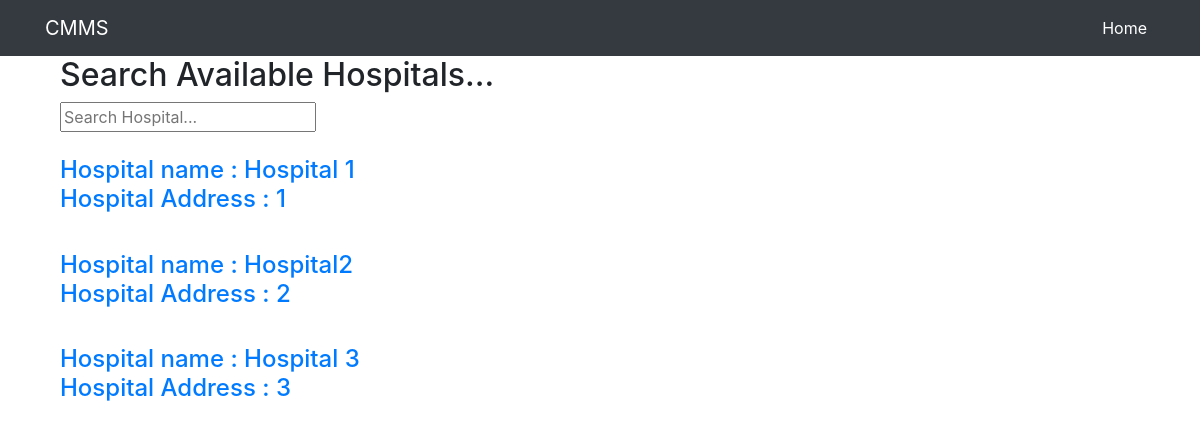
The page /med/search/ (signed in) on the database as committed earlier.
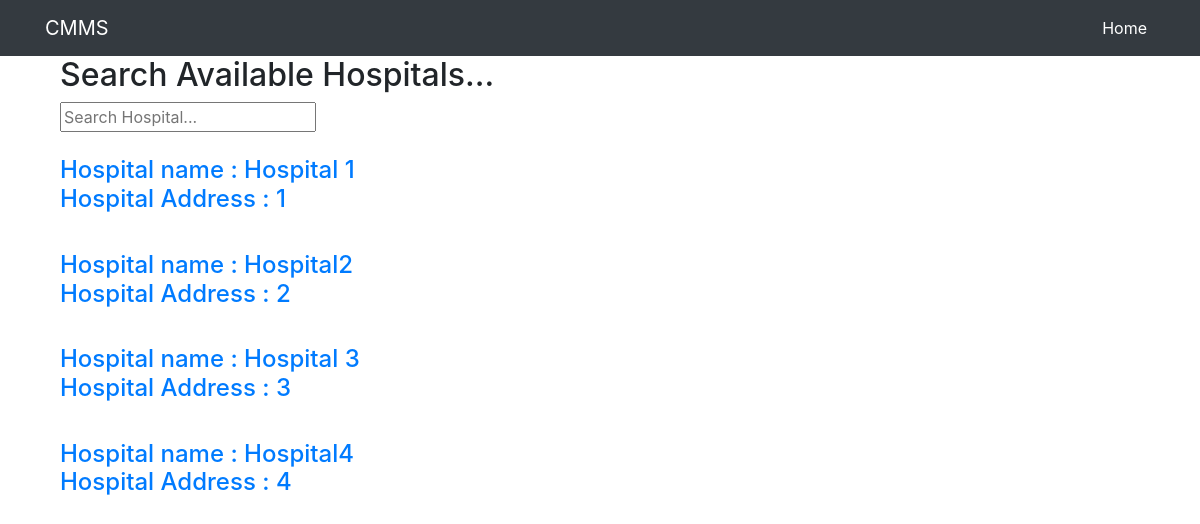
The same page on the database as committed later.
### med/models.py (models this page shows, shortened)
class Hospital(models.Model):
    name = models.CharField(_("Hospital Name"), max_length = 225, unique=True)
    address = models.TextField(_("Hospital Address"), null=True)
    phone_num = models.IntegerField()
    manager = models.OneToOneField(User, null=True, on_delete=models.CASCADE)

### med/views.py (the view)
# urls.py: path('search/', SearchHospitalView.as_view(), name ='hospital-search'),
class SearchHospitalView(LoginRequiredMixin, ListView):
    model = Hospital
    template_name = 'med/hospital_search.html'
    def get_queryset(self):
        object_list = Hospital.objects.all()
        return object_list

### med/templates/med/hospital_search.html
{% extends "dashboard/base.html" %}
{% block content%}
<div class="container">
    <h2>Search Available Hospitals...</h2>
    <form action="{% url 'hospital-search-results' %}" method="get">
        <input name="q" type="text" placeholder="Search Hospital...">
      </form>
</div>
<br>
<div class="container">
<ul class="navbar-nav ml-auto">
{% for hospital in object_list %}
  <h4>
      <a href="{% url 'hospital-details' hospital.id %}">
          <li class ="nav-item">
              Hospital name : {{ hospital.name }}<br>
              Hospital Address : {{ hospital.pk }}
          </li>
          <br>
      </a>
  </h4>
{% endfor %}
</ul>
</div>
{% endblock %}

Rows that differ between the two databases and show on the page:
added Hospital: name "Hospital4", pk "4"
